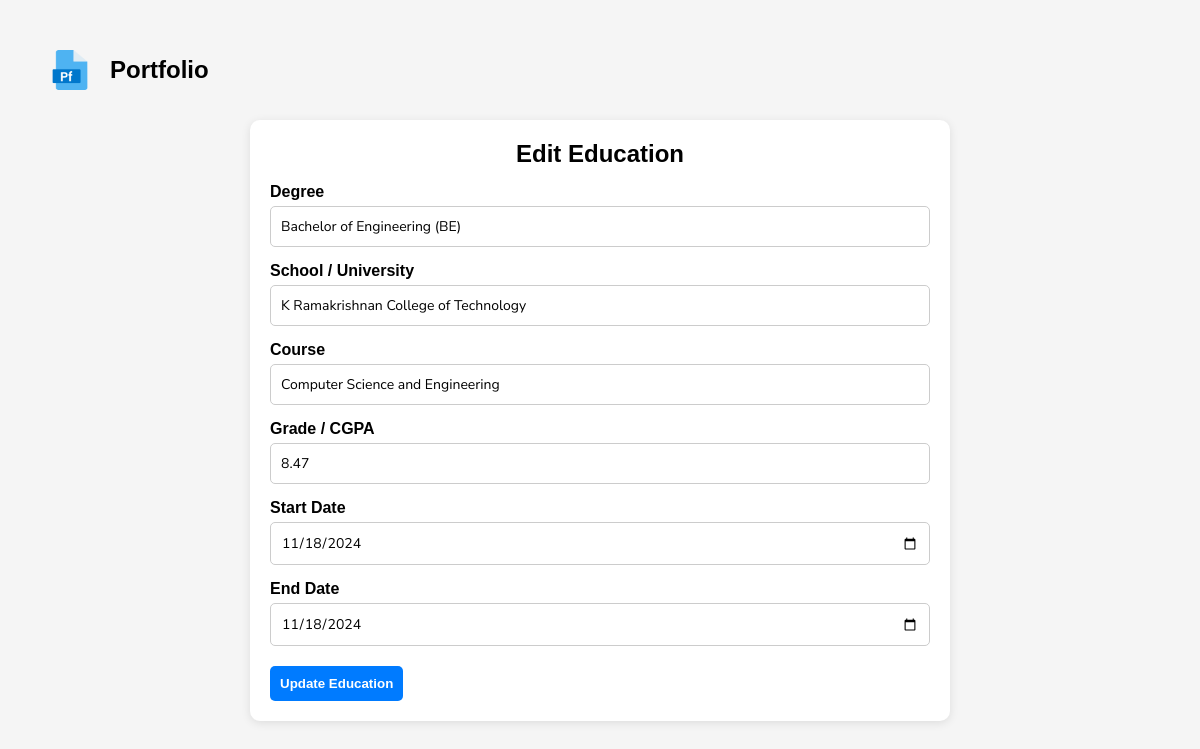
Screenshot of /edit_education/1/ (signed in) with the database file from the repository.
### portfolio/models.py (models this page shows, shortened)
class Education(models.Model):
    user_profile = models.ForeignKey(
        UserProfile,
        on_delete=models.CASCADE,
        related_name="educations",
        verbose_name="User Profile"
    )
    degree = models.CharField(max_length=100, verbose_name="Degree")
    school_name = models.CharField(max_length=200, verbose_name="School/University")
    grade = models.CharField(max_length=50, verbose_name="Grade or CGPA")
    course = models.CharField(max_length=100, verbose_name="Course")
    start_date = models.DateField(verbose_name="Start Date")
    end_date = models.DateField(null=True, blank=True, verbose_name="End Date")

### portfolio/views.py (the view, shortened to what this page needs)
# urls.py: path('edit_education/<int:id>/', views.edit_education, name="edit_education"),
def edit_education(request, id):
    user_profile = get_object_or_404(UserProfile, user=request.user)
    education = get_object_or_404(Education, id=id, user_profile=user_profile)
    return render(request, "forms/edit_education.html", {'education': education})

### template/forms/edit_education.html (shortened to what this page needs)
{% extends './base_form.html' %}
{% load static %}
{% block stylesheet %}
<link rel="stylesheet" href="{% static 'css/base_form.css' %}">
<link rel="stylesheet" href="{% static 'css/edit_profile.css' %}">
{% endblock %}
{% block form %}
<div class="form-container">
    <h2>Edit Education</h2>
    <form action="{% url 'edit_education' education.id %}" method="POST">
        <label for="degree">Degree</label>
        <input type="text" id="degree" name="degree" value="{{ education.degree }}" placeholder="e.g., Bachelor of Engineering (BE)" required>
        <label for="school_name">School / University</label>
        <input type="text" id="school_name" name="school_name" value="{{ education.school_name }}" placeholder="e.g., K Ramakrishnan College of Technology" required>
        <label for="course">Course</label>
        <input type="text" id="course" name="course" value="{{ education.course }}" placeholder="e.g., Computer Science and Engineering" required>
        <label for="grade">Grade / CGPA</label>
        <input type="text" id="grade" name="grade" value="{{ education.grade }}" placeholder="e.g., 8.54" required>
        <label for="start_date">Start Date</label>
        <input type="date" id="start_date" name="start_date" value="{{ education.start_date|date:'Y-m-d' }}" required>
        <label for="end_date">End Date</label>
        <input type="date" id="end_date" name="end_date" value="{{ education.end_date|date:'Y-m-d' }}">
        <button type="submit">Update Education</button>
    </form>
</div>
{% endblock %}

### static/css/base_form.css (style rules this page uses)
* { margin: 0; padding: 0; box-sizing: border-box; }
body { background-color: whitesmoke; font-family: Nunito Sans; height: 100vh; }

### static/css/edit_profile.css (style rules this page uses)
body { font-family: Arial, sans-serif; padding: 20px; background: #f5f5f5; }
.form-container { min-width: 300px; width: 700px; margin: auto; margin-bottom: 40px; background: white; padding: 20px; border-radius: 10px; box-shadow: 0 2px 10px rgba(0,0,0,0.1); }
h2 { text-align: center; }
label { font-weight: bold; display: block; margin-top: 15px; }
input, select, textarea { width: 100%; padding: 10px; margin-top: 5px; border-radius: 5px; border: 1px solid #ccc; font-family: Nunito Sans; font-size: 14px; }
button { margin-top: 20px; padding: 10px; border: none; background-color: #007BFF; color: white; font-weight: bold; border-radius: 5px; cursor: pointer; }

### rows the page displays
Education: degree "Bachelor of Engineering (BE)", school_name "K Ramakrishnan College of Technology", course "Computer Science and Engineering", grade "8.47", start_date "11/18/2024", end_date "11/18/2024"
